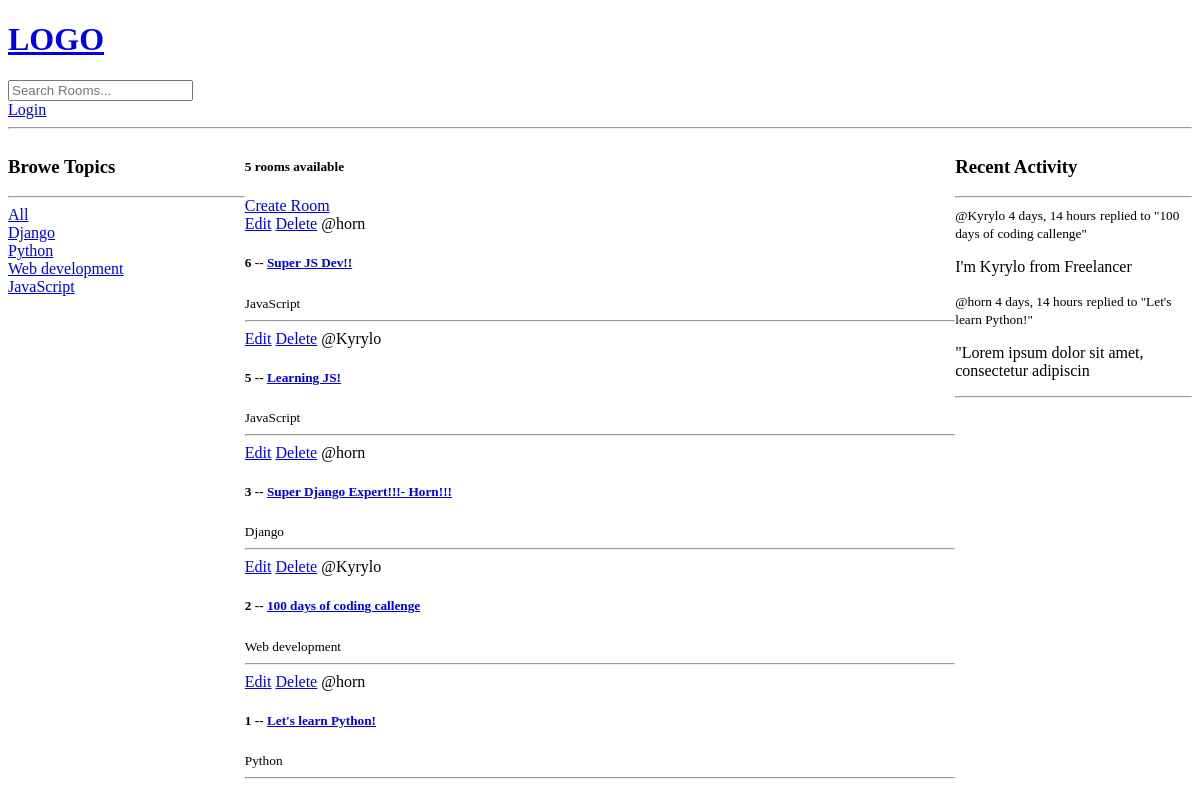
The app's page /, older data.
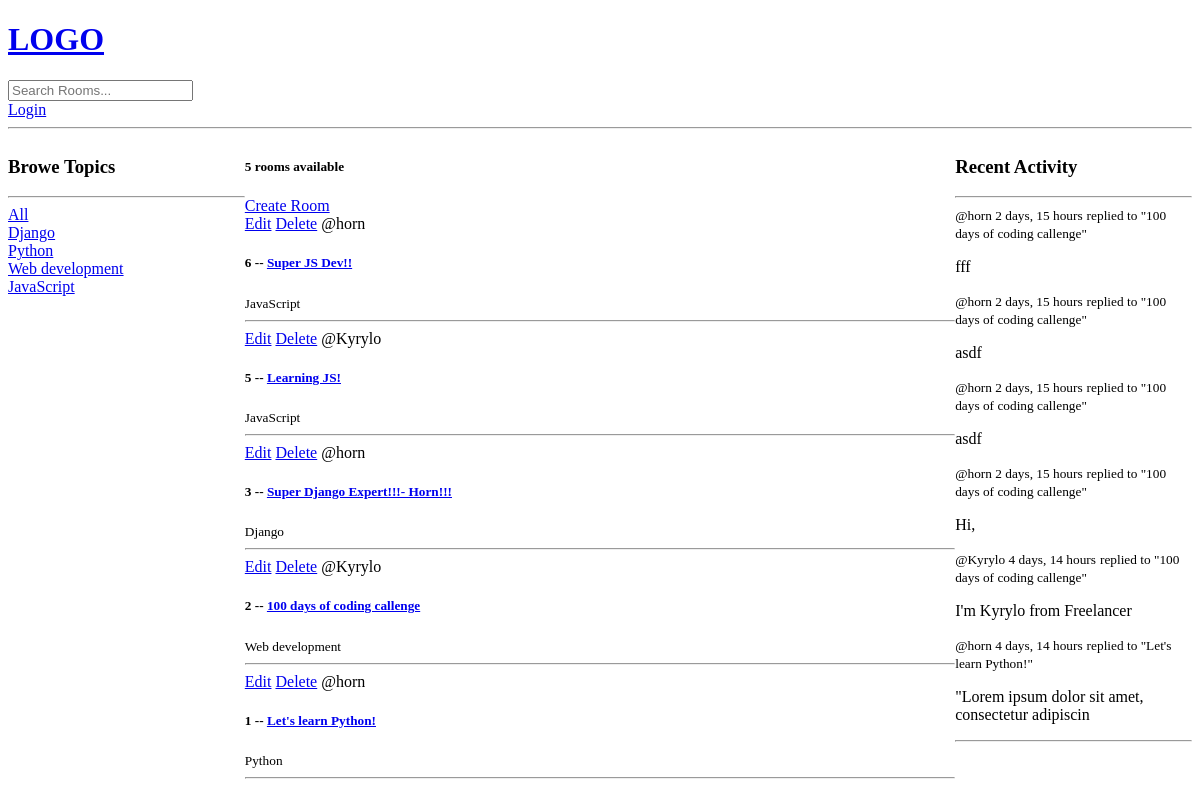
The same page, newer data.
### base/models.py (models this page shows, shortened)
class Topic(models.Model):
    name = models.CharField(max_length=200)

class Room(models.Model):
    host = models.ForeignKey(User, on_delete=models.SET_NULL, null=True)
    topic = models.ForeignKey(Topic, on_delete=models.SET_NULL, null=True)
    name = models.CharField(max_length=200)
    description = models.TextField(null=True, blank=True)
    participants = models.ManyToManyField(
        User, related_name='participants', blank=True)
    updated = models.DateTimeField(auto_now=True)
    created = models.DateTimeField(auto_now_add=True)
    class Meta:
        ordering = ['-updated', '-created']
    def __str__(self):
        return self.name

class Message(models.Model):
    user = models.ForeignKey(User, on_delete=models.CASCADE)
    room = models.ForeignKey(Room, on_delete=models.CASCADE)
    body = models.TextField()
    updated = models.DateTimeField(auto_now=True)
    created = models.DateTimeField(auto_now_add=True)
    class Meta:
        ordering = ['-updated', '-created']
    def __str__(self):
        return self.body[0:50]

### base/views.py (the view)
# urls.py: path('', views.home, name='home'),
def home(request):
    q = request.GET.get('q') if request.GET.get('q') != None else ''
    rooms = Room.objects.filter(
        Q(topic__name__icontains=q) |
        Q(name__icontains=q) |
        Q(description__icontains=q)
    )
    topics = Topic.objects.all()
    room_count = rooms.count()
    room_messages = Message.objects.all()
    context = {'rooms': rooms, 'topics': topics,
               'room_count': room_count, 'room_messages': room_messages}
    return render(request, 'base/home.html', context)

### base/templates/base/home.html (shortened to what this page needs)
{% extends 'main.html' %} {% block content %}
<div class="home-container">
  <div>
    <h3>Browe Topics</h3>
    <hr />
    <div>
      <a href="{% url 'home' %}">All</a>
    </div>
    {% for topic in topics %}
    <div>
      <a href="{% url 'home' %}?q={{topic.name}}">{{topic.name}}</a>
    </div>
    {% endfor %}
  </div>
  <div>
    <h5>{{room_count}} rooms available</h5>
    <a href="{% url 'create-room' %}"> Create Room </a>
    <div>
      {% for room in rooms %}
      <div>
        <a href="{% url 'update-room' room.id %}">Edit</a>
        <a href="{% url 'delete-room' room.id %}">Delete</a>
        <span>@{{room.host.username}}</span>
        <h5>
          {{room.id}} -- <a href="{% url 'room' room.id %}"> {{room.name}}</a>
        </h5>
        <small>{{room.topic.name}}</small>
        <hr />
      </div>
      {% endfor %}
    </div>
  </div>
  <div>
    <h3>Recent Activity</h3>
    <hr />
    {% for message in room_messages %}
    <small>@{{message.user}} {{message.created|timesince}}</small>
    <small>replied to "{{message.room}}"</small>
    <p>{{message}}</p>
    {% endfor %}
    <hr>
  </div>
</div>
{% endblock content %}

Row changes from the older to the newer data that the page shows:
added Message: user "horn", created "2 days, 15 hours", room "100 days of coding callenge", body "fff"
added Message: user "horn", created "2 days, 15 hours", room "100 days of coding callenge", body "asdf"
added Message: user "horn", created "2 days, 15 hours", room "100 days of coding callenge", body "asdf"
added Message: user "horn", created "2 days, 15 hours", room "100 days of coding callenge", body "Hi,"
